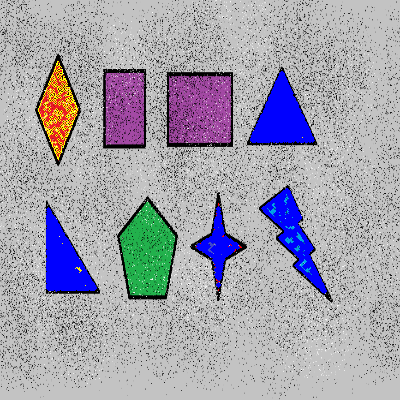
#> input picture UNIDAD 3/IMG 2/3.jpeg, 400 x 400 px, found by its file name
$ jupyter execute General.ipynb
#> lines starting #> are read from the running program, lines starting #| are printed output that depends on the picture; after the words box and inside, x2 and y2 are one past the last pixel; in counts of white or black regions, pixels touching at a corner belong together
[cell 1]
#pip install opencv-python

[cell 2]
import numpy as np
import matplotlib.pyplot as plt
import cv2
import os

[cell 3]
def imagencolor():
 fotos=["Imagenes/3.jpeg","Imagenes/2.jpeg","Imagenes/1.jpeg"]
 totalc=[]
 totalt=[]
 for i in range(len(fotos)):
 ##img=cv2.imread("Imagenes/3.jpeg")
  #print(fotos[i])
  img=cv2.imread(fotos[i])
#> img is the input picture: shape (400, 400, 3); mean B, G, R 173.9, 161.6, 163
  gris=cv2.cvtColor(img,cv2.COLOR_BGR2GRAY)
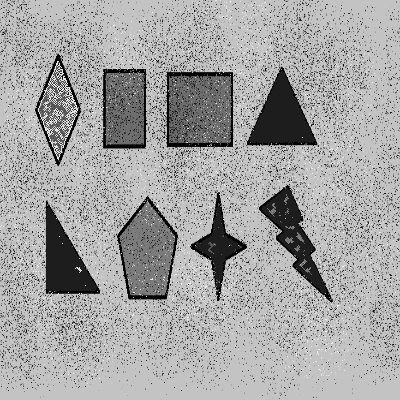
#> gris: shape (400, 400); min 0, max 255, mean 163.4
  color=cv2.cvtColor(img,cv2.COLOR_RGBA2BGRA)
  colorg=cv2.cvtColor(gris,cv2.COLOR_RGBA2BGRA)
  color1=cv2.cvtColor(img,cv2.COLOR_RGB2YUV)
#> color1: shape (400, 400, 3); mean of channels 0, 1, 2 165.4, 126.9, 134.2
  color2=cv2.cvtColor(img,cv2.COLOR_RGB2HLS)
#> color2: shape (400, 400, 3); mean of channels 0, 1, 2 9.2, 167.9, 24
  color3=cv2.cvtColor(img,cv2.COLOR_BGR2HSV)
#> color3: shape (400, 400, 3); mean H, S, V 15.7, 26.5, 178.8
  c=[img,gris,color,colorg,color1,color2,color3]
  t=['Original Open cv','COLOR_BGR2GRAY','COLOR_RGBA2BGRA','GRAY_BGR','COLOR_RGB2YUV','COLOR_RGB2HLS','COLOR_BGR2HSV']
  #print(c,'\n', t)
  totalc.append(c)
  totalt.append(t)
#> pass 2 of the loop in imagencolor, `for i in range(len(fotos)):`:
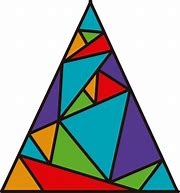
#> input picture UNIDAD 3/IMG 2/2.jpeg, 180 x 193 px, found by its file name
#> in imagencolor, img is the input picture: shape (193, 180, 3); mean B, G, R 167.8, 169.9, 163.9
#> in imagencolor, `gris=cv2.cvtColor(img,cv2.COLOR_BGR2GRAY)`:
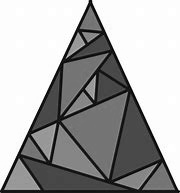
#> gris: shape (193, 180); min 0, max 255, mean 167.9
#> color: shape (193, 180, 4)
#> colorg: shape (193, 180, 4)
#> color1: shape (193, 180, 3); mean of channels 0, 1, 2 168.6, 125.7, 127.3
#> color2: shape (193, 180, 3); mean of channels 0, 1, 2 52.6, 166.5, 107.7
#> color3: shape (193, 180, 3); mean H, S, V 49.5, 104, 196.5
#> pass 3 of the loop in imagencolor, `for i in range(len(fotos)):`:
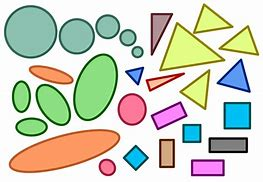
#> input picture UNIDAD 3/IMG 2/1.jpeg, 263 x 182 px, found by its file name
#> in imagencolor, img is the input picture: shape (182, 263, 3); mean B, G, R 191.5, 208.5, 204.4
#> in imagencolor, `gris=cv2.cvtColor(img,cv2.COLOR_BGR2GRAY)`:
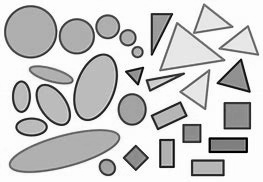
#> gris: shape (182, 263); min 0, max 255, mean 205.3
#> color: shape (182, 263, 4)
#> colorg: shape (182, 263, 4)
#> color1: shape (182, 263, 3); mean of channels 0, 1, 2 202.9, 128.7, 118
#> color2: shape (182, 263, 3); mean of channels 0, 1, 2 68.3, 201.3, 158.2
#> color3: shape (182, 263, 3); mean H, S, V 64.4, 64.7, 225.5
#> pass 2 of the loop in imagencolor, `for i in range(len(fotos)):`:
#> pass 3 of the loop in imagencolor, `for i in range(len(fotos)):`:
  #print(len(totalt))
 return totalc,totalt

[cell 4]
imagencolor()

[cell 5]
def mostrarcolor():
# #imagen=cv2.resize(gris,(img_size,img_size))
  c,t=imagencolor()
#> c = 3 items; t = 3 items
  for i in range(3):
   for j in range(7):
    imagen=cv2.resize(c[i][j],(150,150))
    plt.subplot(3,3,j+1)
    plt.imshow(c[i][j],vmin=0,vmax=255)
    plt.title(t[i][j])
    plt.xticks([])
    plt.yticks([])
   plt.show()

[cell 6]
mostrarcolor()

## Aplicacion de suavisados de la imagen

[cell 7]
imagen=cv2.imread("Imagenes/3.jpeg")
#Convercion de la imagen a Gray  y despues RGB
imagen=cv2.cvtColor(imagen,cv2.COLOR_BGR2GRAY)
imagen=cv2.cvtColor(imagen,cv2.COLOR_BGR2RGB)
# capa de extracion de la imagen (crea una matriz )
kernel=np.ones((5,5),np.float32)/25
kernel1=np.ones((3,3),np.float32)/9
#Suavisado de convulucional
Conv=cv2.filter2D(imagen,-1,kernel)
#Suavisado de promedio
Prom=cv2.blur(imagen,(3,3))
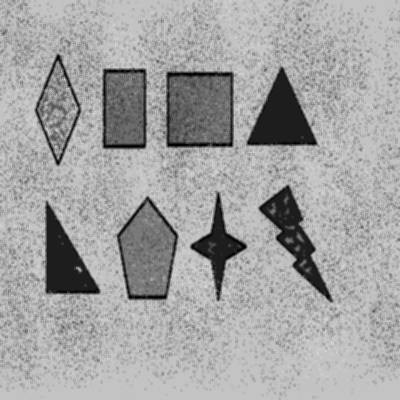
#> Prom: shape (400, 400, 3); min 0, max 222, mean 163.4
#Suavisado de gausiano
Gaus=cv2.GaussianBlur(imagen,(15,15),0)
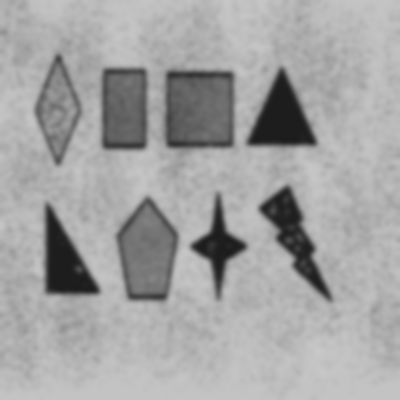
#> Gaus: shape (400, 400, 3); min 28, max 200, mean 163.4
#Suavisado de Mediana
Medi=cv2.medianBlur(imagen,3)
#Suavisado de Convinacin
con_medi=cv2.filter2D(Medi,-1,kernel1)
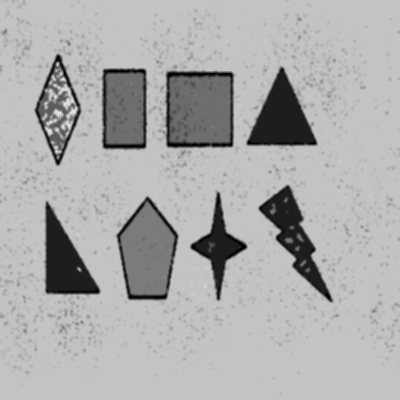
#> con_medi: shape (400, 400, 3); min 0, max 226, mean 172.7
Gaus_Gaus=cv2.GaussianBlur(Gaus,(5,5),0)
f=[Conv,Prom,Gaus,Medi,con_medi,Gaus_Gaus]
t=['Convolucion','Promedio','Gaussiano','Mediana','Convolucion_Mediana','2_Gaussiano']

for i in range(len(f)):
    imagen=cv2.resize(f[i],(150,150))
    plt.subplot(3,3,i+1)
    plt.imshow(f[i],vmin=0,vmax=255)
    plt.title(t[i])
    plt.xticks([])
    plt.yticks([])
#> this loop made 6 passes
#> pass 1, `imagen=cv2.resize(f[i],(150,150))`:
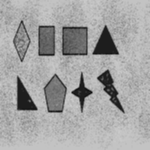
#> imagen: shape (150, 150, 3); min 13, max 203, mean 163.3
plt.show()

[cell 8]
#REALIZAR EL UNBRAL
#threshold(imagen,valor de color que quieres converir,color que deceas, aplicar la ubralizacion invertida
#_,unbral=cv2.threshold(img,100,255,cv2.THRESH_BINARY_INV)
def Unbral():
 f=[Conv,Prom,Gaus,Medi,con_medi,Gaus_Gaus]
 t=['Convolucion','Promedio','Gaussiano','Mediana','Convolucion_Mediana','2_Gaussiano']
 u=[]
 u1=[]
 for i in range (len(f)):
    _,unbral=cv2.threshold(f[i],150,255,cv2.THRESH_BINARY_INV)
    _,unbralM=cv2.threshold(f[i],150,255,cv2.THRESH_BINARY)
    u.append(unbral)
    u1.append(unbralM)
#> this loop made 6 passes
#> pass 1, in Unbral, `_,unbral=cv2.threshold(f[i],150,255,cv2.THRESH_BINARY_INV)`:
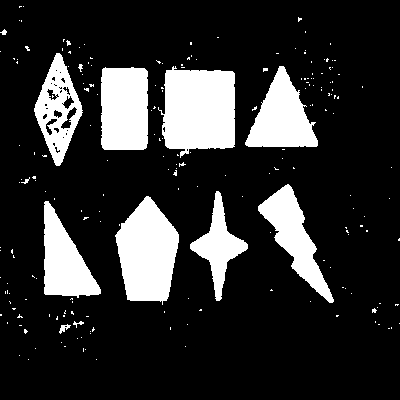
#> unbral: shape (400, 400, 3); 18.2% white; 206 white regions (193 under 20 px), largest, box (x1, y1, x2, y2) and area: (158, 66, 235, 158) 5577, (115, 196, 179, 305) 4788, (101, 67, 148, 150) 3794
#> after the loop, u = 6 items; u1 = 6 items
 return u,u1,t

[cell 9]
def mostrarunbral():
# #imagen=cv2.resize(gris,(img_size,img_size))
  u,u1,t=Unbral()
#> u = 6 items; u1 = 6 items; t = ['Convolucion', 'Promedio', 'Gaussiano', 'Mediana', 'Convolucion_Mediana', '2_Gaussiano']
  for i in range(len(u)):
   for j in range(len(t)):
    imagen=cv2.resize(u[i],(150,150))
    plt.subplot(3,3,j+1)
    plt.imshow(u[i],vmin=0,vmax=255)
    plt.title(t[j])
    plt.xticks([])
    plt.yticks([])
   plt.show()

[cell 10]
mostrarunbral()

[cell 11]
u,u1,t=Unbral()
#> the loop in Unbral (call 2), `for i in range (len(f)):` made 6 passes
#> u = 6 items; u1 = 6 items
for i in range(len(u)):
 canny=cv2.Canny(u[i],120,255)
#cv2.imshow('canny',canny)
#cv2.waitKey(0)
 plt.imshow(canny,vmin=0,vmax=255)
 plt.title('canny '+t[i])
 plt.xticks([])
 plt.yticks([])
 plt.show()
#> this loop made 6 passes
#> pass 1, `canny=cv2.Canny(u[i],120,255)`:
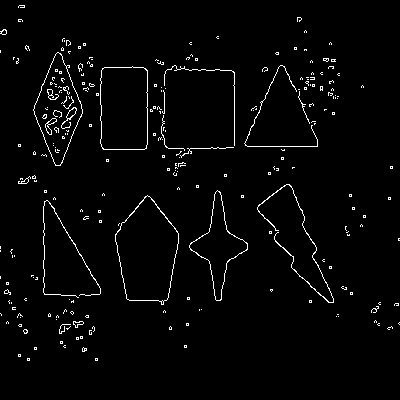
#> canny: shape (400, 400); 2.5% white in thin lines or dots, all inside (x1, y1, x2, y2) = (0, 5, 400, 361)

[cell 12]
imagen_o=cv2.imread("Imagenes/3.jpeg")
imagen_o=cv2.resize(imagen_o,(300,300))
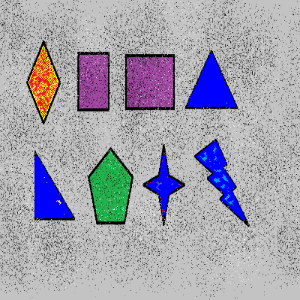
#> imagen_o: shape (300, 300, 3); mean B, G, R 173.8, 161.5, 162.9
gris=cv2.cvtColor(imagen_o,cv2.COLOR_BGR2GRAY)
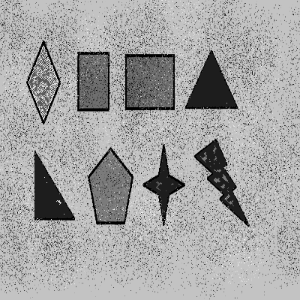
#> gris: shape (300, 300); min 0, max 238, mean 163.3
imagen_g=cv2.resize(gris,(300,300))

_,unbra=cv2.threshold(imagen_g,100,255,cv2.THRESH_BINARY,cv2.THRESH_OTSU)
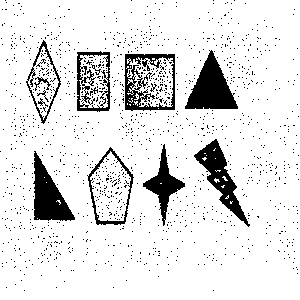
#> unbra: shape (300, 300); 88.5% white; 1314 black regions (1299 under 20 px)
#Encontrar contorno
# Modos
#RETR_EXTERNAL,RETR_TREE,RETR_FLOODFILL,RETR_LIST
#Conteo de puntos
#cv2.CHAIN_APPROX_SIMPLE,cv2.CHAIN_APPROX_NONE

#contorno,_ =cv2.findContours(unbra,cv2.RETR_EXTERNAL,cv2.CHAIN_APPROX_SIMPLE)
contorno,_ =cv2.findContours(unbra,cv2.RETR_TREE,cv2.CHAIN_APPROX_SIMPLE)
#> contorno = 1616 contours, 1587 with area under 20; largest, box (x1, y1, x2, y2) and area: (0, 0, 300, 300) 89396, (123, 53, 176, 112) 2908, (87, 146, 135, 226) 2568, (76, 50, 112, 113) 2026, (90, 151, 131, 221) 1886
#contorno,_ =cv2.findContours(unbra,cv2.RETR_LIST,cv2.CHAIN_APPROX_SIMPLE)


gris=cv2.cvtColor(unbra,cv2.COLOR_BGR2RGB)
plt.figure(figsize=(5,5))
plt.xticks([10])
plt.yticks([10])
plt.imshow(gris)
plt.xlabel('figura')
plt.show()
print(len(contorno))
#| 1616
lista_area=[]

[cell 13]
#Dibujar contorno
lista_area=[]
for i in range(len(contorno)):
 area=cv2.contourArea(contorno[i])
 lista_area.append(area)
 cv2.drawContours(imagen_o,contorno,1,(0,0,255,),3)
 cv2.imshow('siluetas',imagen_o)
 lista_area=[]
#> this loop made 1616 passes
#> area on pass 1: 89396
cv2.waitKey(0)
cv2.destroyAllWindows()
